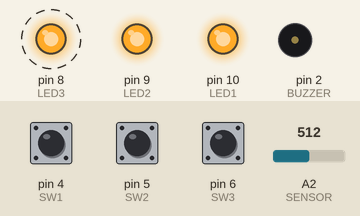
The sketch below on a simulated Arduino Uno, built with avr-gcc and run on an emulated ATmega328P. Shown: output pins drawn as LEDs (lit = HIGH), buzzer (waves = sounding, pin HIGH). Dashed ring = blinking. The inputs (shaded band) are chosen by the test bench; at power-on: pin 4 (SW1) HIGH, pin 5 (SW2) HIGH, pin 6 (SW3) HIGH, A2 (SENSOR) = 512.

Above: at 1.2 s.
1.3 s: pin 4 (SW1) pulled LOW for 0.15 s
At 2.23 s:
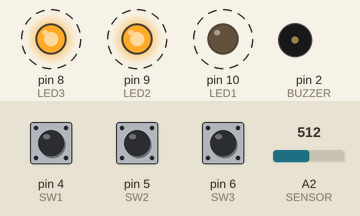
4.4 s: pin 5 (SW2) pulled LOW for 0.15 s
7.5 s: pin 6 (SW3) pulled LOW for 0.15 s
At 8.4 s:
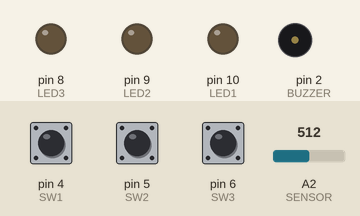
10.5 s: pin 4 (SW1) pulled LOW for 1 s
At 11.3 s:
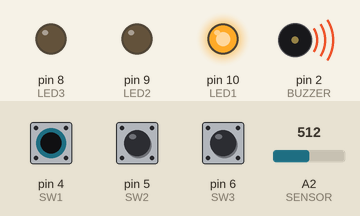
Timing chart, 0 to 17.5 s (numbered marks = the images above; inputs shaded):
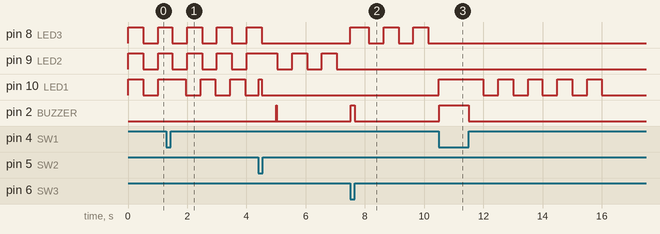

Measured:
- after the input at 7.5 s, pin 8 (LED3): LOW → HIGH at once, then repeats every 1.0 s: LOW 0.50 s, HIGH 0.50 s; pin 9 (LED2): stops changing and stays LOW; pin 2 (BUZZER): LOW → HIGH at once, → LOW 0.14 s later
- after the input at 10.5 s, pin 8 (LED3): stops changing and stays LOW; pin 10 (LED1): LOW → HIGH at once, then repeats every 1.0 s: LOW 0.50 s, HIGH 0.50 s, until it stays LOW from 16.0 s; pin 2 (BUZZER): LOW → HIGH at once, → LOW 1.0 s later
- by itself, pin 9 (LED2): alternates HIGH for 0.50 s and LOW for 0.49 s

The sketch:

project-alpha-duino.ino
```cpp
#include "MsTimer2.h"

#define LED1 10
#define LED2 9
#define LED3 8
#define SW1 4
#define SW2 5
#define SW3 6
#define SENSOR A2 // analog
#define BUZZER 2

#define BUTTON_TIME 5000 // ボタン押してから認識が継続する時間(ms)

unsigned long sw1_time, sw2_time, sw3_time; // ボタンを放した時間
int buzzer_one_shot = 0; // ブザーを短時間鳴らすための変数

bool sw1 = false;
bool sw2 = false;
bool sw3 = false;
bool sensor = false;
int sensor_raw;
char out[127];

void setup() {

  MsTimer2::set(10, time_handler);
  MsTimer2::start();

  pinMode(LED1, OUTPUT);
  pinMode(LED2, OUTPUT);
  pinMode(LED3, OUTPUT);

  pinMode(SW1, INPUT_PULLUP);
  pinMode(SW2, INPUT_PULLUP);
  pinMode(SW3, INPUT_PULLUP);

  // pinMode(SENSOR, INPUT);
  pinMode(BUZZER, OUTPUT);

  digitalWrite(LED1, HIGH);
  digitalWrite(LED2, HIGH);
  digitalWrite(LED3, HIGH);

  sw1_time = 0;
  sw2_time = 0;
  sw3_time = 0;

  Serial.begin(115200);
  while (!Serial);
}

void time_handler() {
  // 起動直後はボタン反応しません。
  if (millis() < BUTTON_TIME) {
    digitalWrite(BUZZER, LOW);
    return;
  }
  if (buzzer_one_shot > 0) {
    digitalWrite(BUZZER, HIGH);
    buzzer_one_shot--;
  } else {
    digitalWrite(BUZZER, LOW);
  }
}


void loop() {
  sensor_raw = analogRead(SENSOR);
  if (sensor_raw < 300) {
    sensor = true;
  } else {
    sensor = false;
  }

  if (digitalRead(SW1) == LOW) {
    buzzer_one_shot = 2;
    sw1_time = millis();
    sw2_time = 0;
    sw3_time = 0;
  }
  if (digitalRead(SW2) == LOW) {
    buzzer_one_shot = 2;
    sw1_time = 0;
    sw2_time = millis();
    sw3_time = 0;
  }
  if (digitalRead(SW3) == LOW) {
    buzzer_one_shot = 2;
    sw1_time = 0;
    sw2_time = 0;
    sw3_time = millis();
  }

  unsigned long now = millis();
  if (now - sw1_time < BUTTON_TIME) {
    sw1 = true;
    led_ctl(LED1, now - sw1_time);
  } else {
    sw1 = false;
    digitalWrite(LED1, LOW);
  }
  if (now - sw2_time < BUTTON_TIME) {
    sw2 = true;
    led_ctl(LED2, now - sw2_time);
  } else {
    sw2 = false;
    digitalWrite(LED2, LOW);
  }
  if (now - sw3_time < BUTTON_TIME) {
    sw3 = true;
    led_ctl(LED3, now - sw3_time);
  } else {
    sw3 = false;
    digitalWrite(LED3, LOW);
  }

  // 起動直後はボタン反応しません。
  if (now < BUTTON_TIME) {
    sw1 = false;
    sw2 = false;
    sw3 = false;
  }


  // 何かホストからデータが送られてきたときデータを送信します。
  if (Serial.available() > 0) {
    Serial.read();
    // sprintf(out, "_____nlab_project_alpha;sw1=%d;sw2=%d;sw3=%d;sensor=%d;sensor_raw=%04d;millis=%lu;_____", sw1, sw2, sw3, sensor, sensor_raw, now);
    // Serial.println(out);

    int d = get_data();
    Serial.write((byte) 0x00);
    Serial.write((byte) d);
    Serial.write((byte) ~d);
  }
  delay(20);
}

// ピン番号と差分時刻を受け取って、差分時刻の値によって点滅させる
// 500msごとに点滅
void led_ctl(int pin, unsigned long time) {
  int time_delta = time / 500;
  if (time_delta % 2 == 0) {
    digitalWrite(pin, HIGH);
  } else {
    digitalWrite(pin, LOW);
  }
}

bool serial_receive() {
  delay(1);
  int data_size = Serial.available();
  int input[data_size] = {};
  for (int i = 0; i < data_size; i++) {
    input[i] = Serial.read();
  }
}

int get_data() {
  int d = 0b10000000;
  if (sensor) {
    d += 0b00000001;
  }
  if (sw1) {
    d += 0b00000010;
  }
  if (sw2) {
    d += 0b00000100;
  }
  if (sw3) {
    d += 0b00001000;
  }
  return d;
}
```
